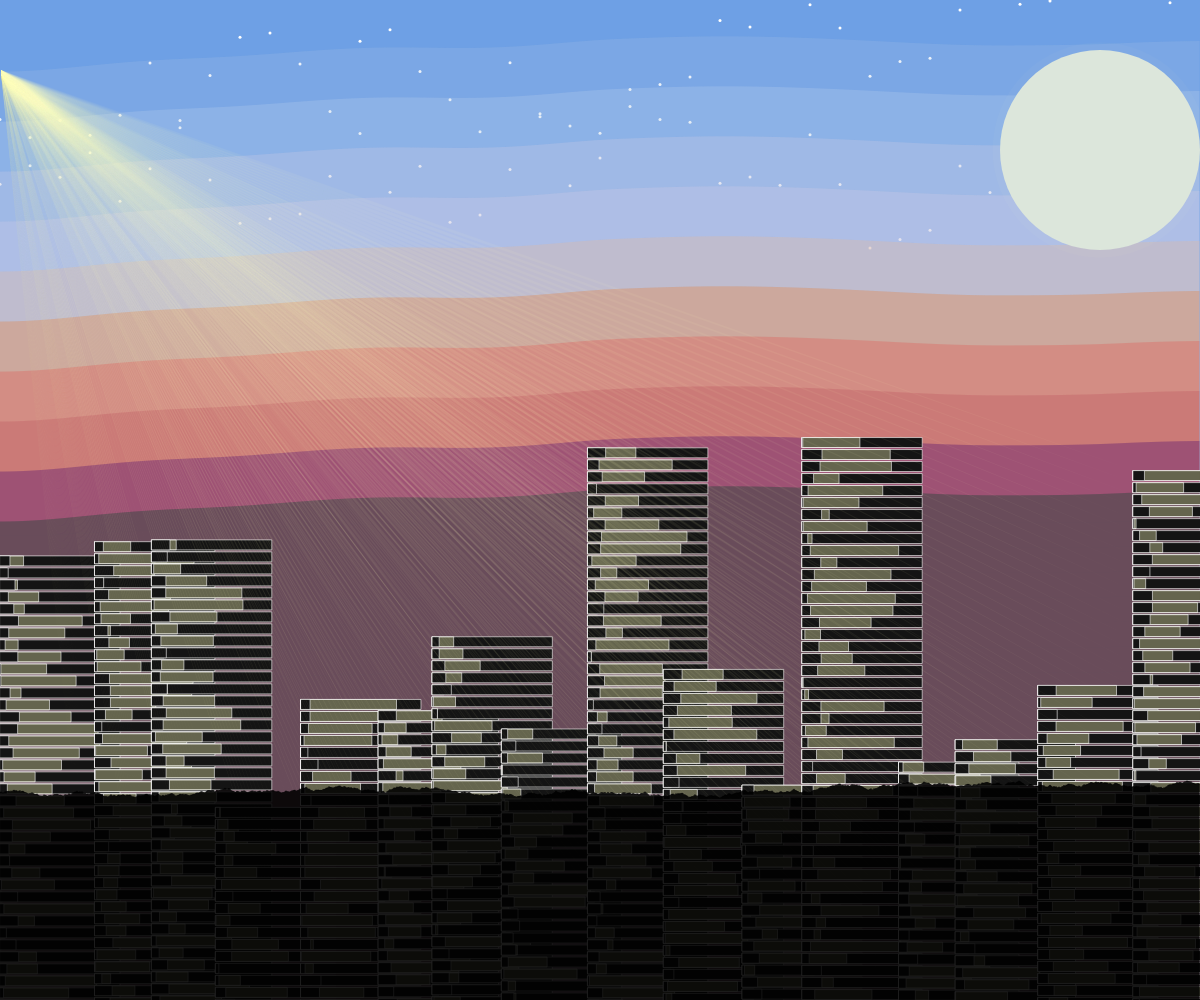
Frame 1 (no input)
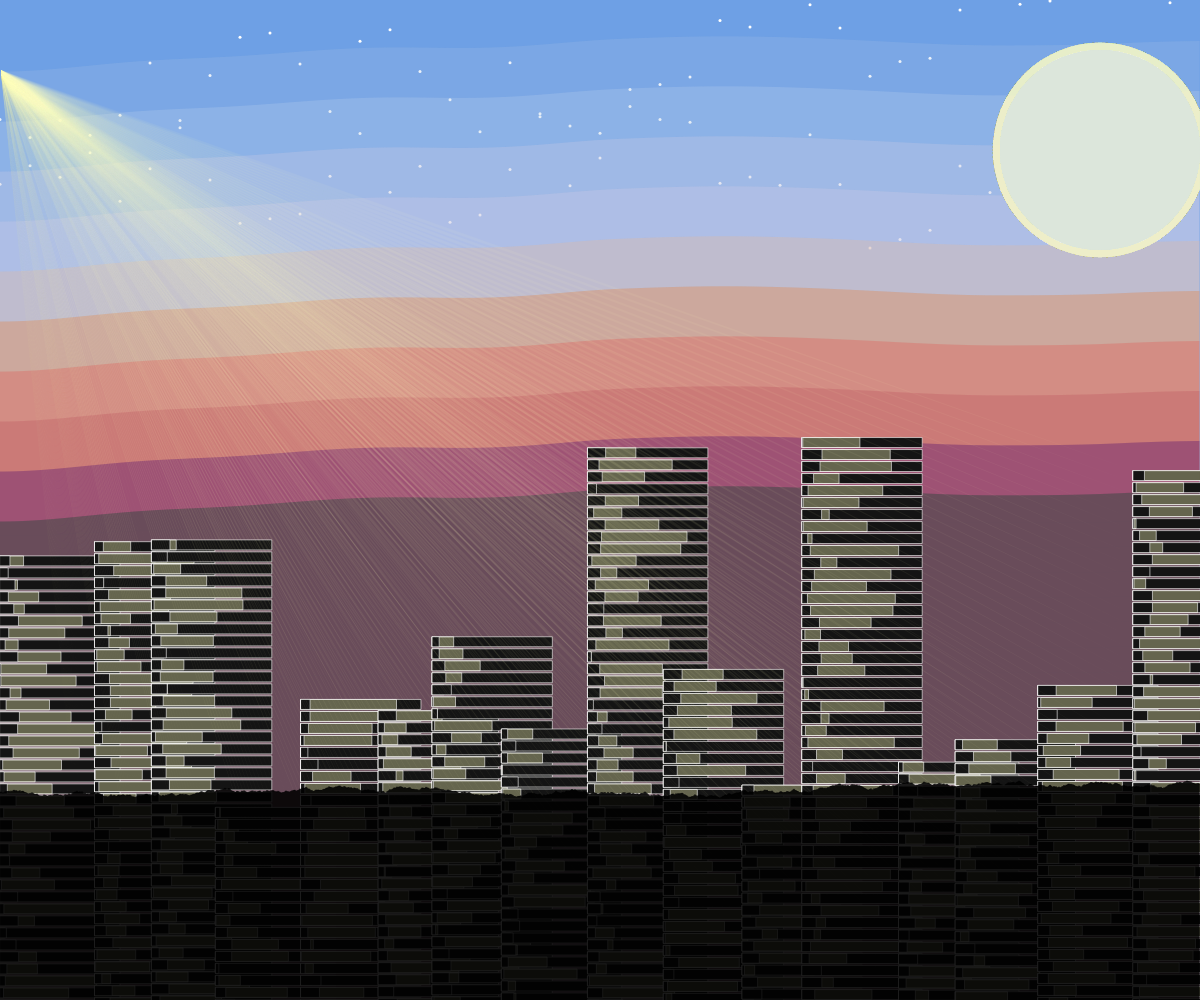
Frame 60 (no input)
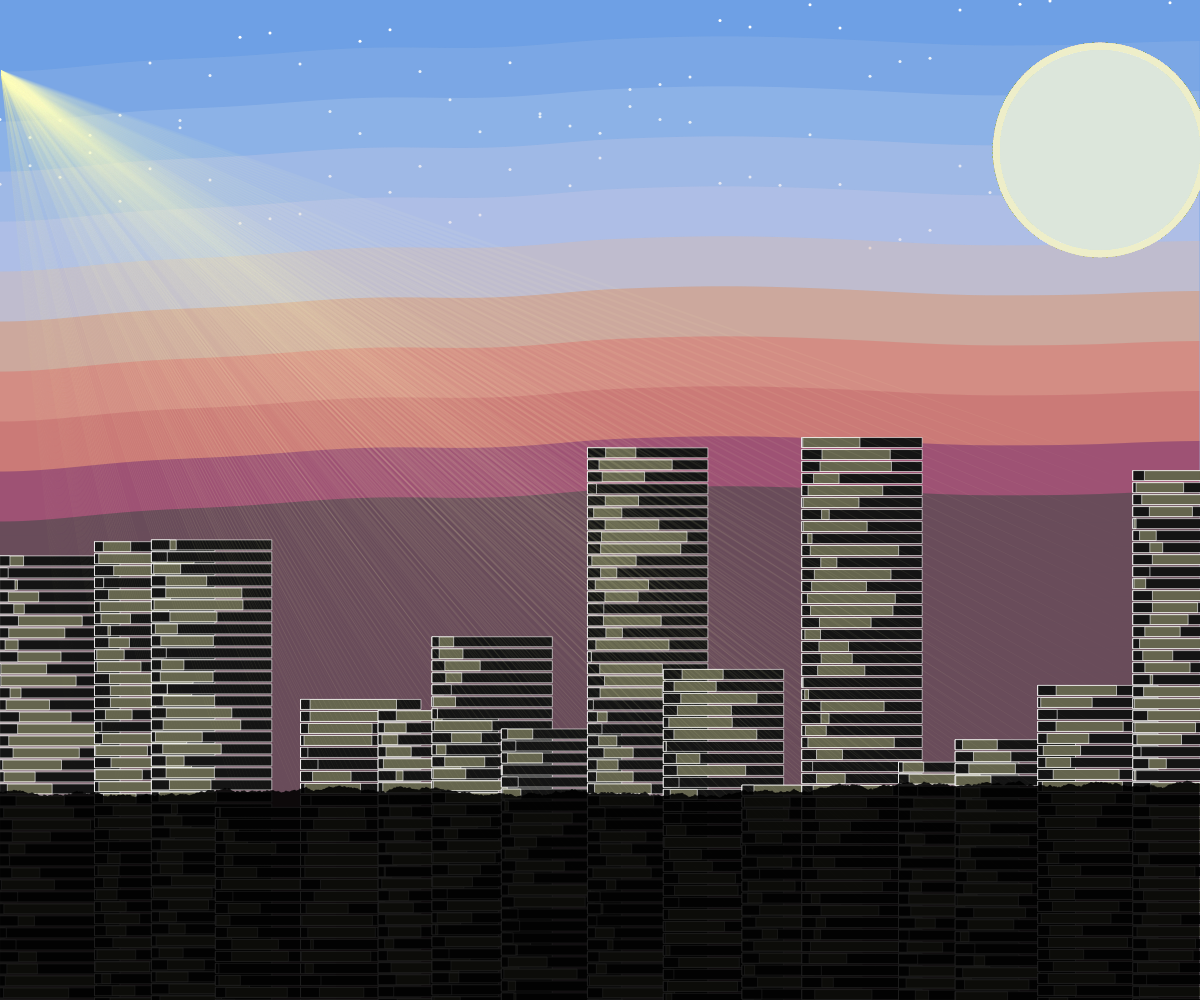
Frame 120 (the mouse pressed at the canvas centre since frame 60)

The p5.js sketch that drew these frames (run headless with seeded random() and noise() and a simulated clock; from frame 60 on, the mouse is pressed at the canvas centre):

// p5.js sketch
// ── sketch.js
function setup() {
    createCanvas(windowWidth, windowHeight);
    pixelDensity(1);
    background(110, 160, 229);
    stroke(255);

    //ESTRELLAS
    //estrellas1
    push();
    let y = 150;
      for(let i = 0; i < width; i += 30){
       let x = i;
       y = y + (random(-80, 80)); 
       strokeWeight(3);
       point(x, y);
      }
    pop();

    
     //estrellas2
     push();
     let ye = 150;
       for(let i = 0; i < width; i += 30){
        let x = i;
        y = y + (random(-60, 60)); 
        strokeWeight(3);
        point(x, y);
       }
     pop();
     
    //CAPAS 
    //capa 1
    let col1 = color(171, 196, 230, 60);
    let y1 = 0;
    let a = 0.0;
    let y2 = 5;

     for (i = 0; i < width; i++){
      a += 0.001;
      let noiseVal = noise(a);
      let x = i;
      y1 = noiseVal * 100 + y2 + random(-0, 0);
      stroke(col1);
      line(x, y1, x, height);
     }

    //capa 2
    let col = color(204, 220, 242, 60);
    let z1 = 0;
    let b = 0.0;
    let z2 = 55;
  
     for (i = 0; i < width; i++){
      b += 0.001;
      let noiseVal = noise(b);
      let x = i;
      z1 = noiseVal * 100 + z2 + random(-0, 0);
      stroke(col);
      line(x, z1, x, height);
     }

    //capa 3
     let col3 = color(230, 210, 230, 60);
     let x1 = 0;
     let c = 0.0;
     let x2 = 105;
   
     for (i = 0; i < width; i++){
      c += 0.001;
      let noiseVal = noise(c);
      let x = i;
      x1 = noiseVal * 100 + x2 + random(-0, 0);
      stroke(col3);
      line(x, x1, x, height);
     }

    //capa 4
     let col4 = color(230, 210, 230, 60);
     let n1 = 0;
     let d = 0.0;
     let n2 = 155;
   
     for (i = 0; i < width; i++){
      d += 0.001;
      let noiseVal = noise(d);
      let x = i;
      n1 = noiseVal * 100 + n2 + random(-0, 0);
      stroke(col4);
      line(x, n1, x, height);
     }

    //capa 5
     let col5 = color(240, 187, 146, 80);
     let m1 = 0;
     let e = 0.0;
     let m2 = 205;
   
     for (i = 0; i < width; i++){
      e += 0.001;
      let noiseVal = noise(e);
      let x = i;
      m1 = noiseVal * 100 + m2 + random(-0, 0);
      stroke(col5);
      line(x, m1, x, height);
     }

    //capa 6
     let col6 = color(237, 121, 39, 80);
     let o1 = 0;
     let f = 0.0;
     let o2 = 255;
   
     for (i = 0; i < width; i++){
      f += 0.001;
      let noiseVal = noise(f);
      let x = i;
      o1 = noiseVal * 100 + o2 + random(-0, 0);
      stroke(col6);
      line(x, o1, x, height);
     }

    //capa 7
    let col7 = color(255, 0, 0, 40);
    let p1 = 0;
    let g = 0.0;
    let p2 = 305;
  
    for (i = 0; i < width; i++){
     g += 0.001;
     let noiseVal = noise(g);
     let x = i;
     p1 = noiseVal * 100 + p2 + random(-0, 0);
     stroke(col7);
     line(x, p1, x, height);
    }

    //capa 8
     let col8 = color(173, 29, 62, 40);
     let q1 = 0;
     let h = 0.0;
     let q2 = 355;
   
     for (i = 0; i < width; i++){
      h += 0.001;
      let noiseVal = noise(h);
      let x = i;
      q1 = noiseVal * 100 + q2 + random(-0, 0);
      stroke(col8);
      line(x, q1, x, height);
     }

    //capa 9
      let col9 = color(81, 14, 116, 100);
      let r1 = 0;
      let j = 0.0;
      let r2 = 405;
    
      for (i = 0; i < width; i++){
       j += 0.001;
       let noiseVal = noise(j);
       let x = i;
       r1 = noiseVal * 100 + r2 + random(-0, 0);
       stroke(col9);
       line(x, r1, x, height);
      }


    //capa 10
      let col10 = color(76, 74, 77, 200);
      let s1 = 0;
      let k = 0.0;
      let s2 = 455;
    
      for (i = 0; i < width; i++){
       k += 0.001;
       let noiseVal = noise(k);
       let x = i;
       s1 = noiseVal * 100 + s2 + random(-0, 0);
       stroke(col10);
       line(x, s1, x, height);
      }


    //edificios
     stroke(255, 255, 255, 150);
     strokeWeight(1);
      for (let i = 0; i < width; i += random(50, 100)) {
       for (let j = random(400, 900); j < height; j += 12) {
        let x = i;
        let y = j;
        fill(20, 20, 20);
        rect(x, y, 120, 10);
        fill(250, 249, 184, 90);
        rect(x, y, random(100), 10);
        fill(20, 20, 20);
        rect(x, y, random(20), 10);
        push();
        fill(250, 249, 184, 15);
        noStroke();
        triangle(x, y, 1, 70, 1, 75);
        pop();
       }
      }

   
   //piso
    let col2 = color(0);
    let y3 = random(780, 800);
     for (i = 0; i < width; i++) {
      let x = i;
      let y4 = random(-1, 1);
      y3 += y4;
      stroke(col2);
      strokeWeight(1.3);
      line(x, y3, x, height);
     }
  
}


function draw(){
    // sol
     fill(250, 249, 184, 7);
     noStroke();
     ellipse(1100, 150, 215, 215);
     fill(220, 230, 219);
     noStroke();
     ellipse(1100, 150, 200, 200);
}
